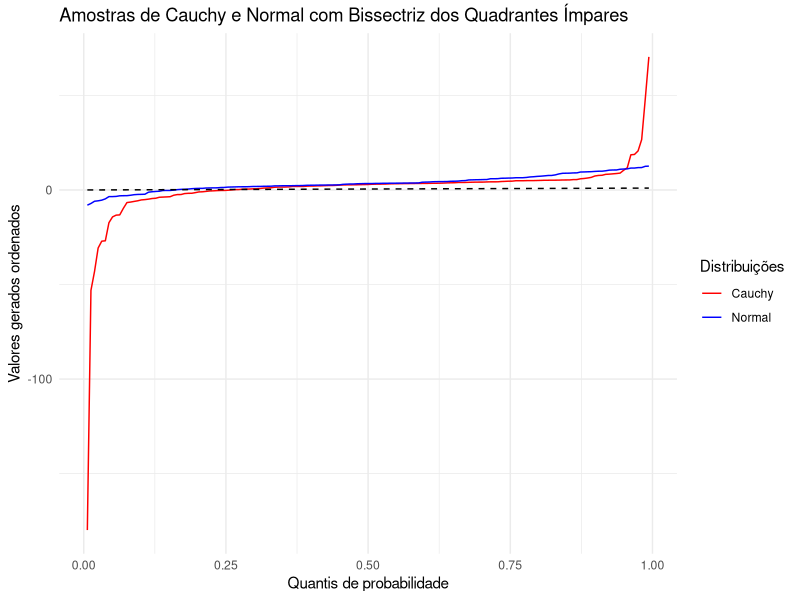
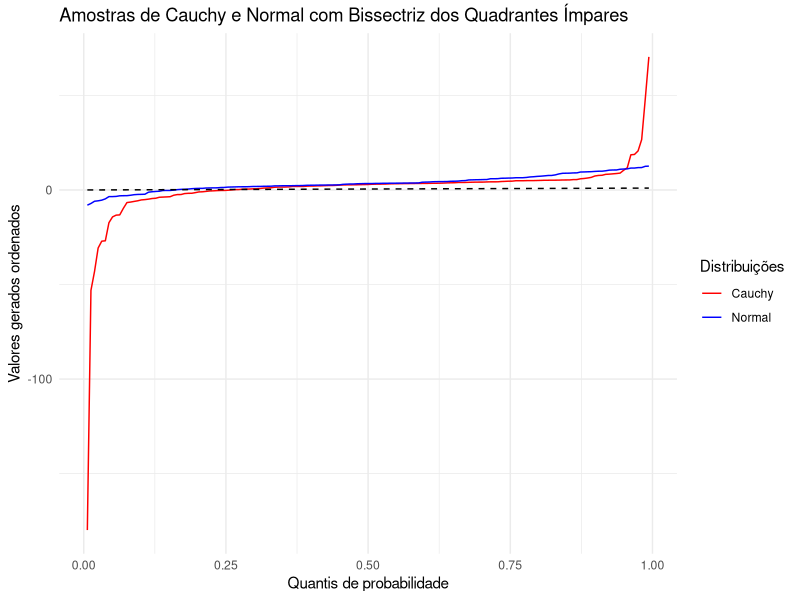

These figures' R source, in order:
library(ggplot2)

# Fixar a semente para reprodutibilidade
set.seed(1544)

# Parâmetros da distribuição de Cauchy
location <- 3.2
scale <- 2

# Tamanho da amostra
n <- 157

# Gerar amostra de Cauchy
cauchy_sample <- rcauchy(n, location = location, scale = scale)

# Ordenar os valores gerados
sorted_cauchy_sample <- sort(cauchy_sample)

# Calcular os quantis
quantiles <- (1:n) / (n + 1)

# Criar um data frame com os valores de Cauchy ordenados e os quantis
cauchy_data <- data.frame(Quantile = quantiles, Value = sorted_cauchy_sample)

# Parâmetros da distribuição normal
mean_normal <- 3.4
sd_normal <- 4

# Gerar amostra da distribuição normal
normal_sample <- rnorm(n, mean = mean_normal, sd = sd_normal)

# Ordenar os valores gerados da distribuição normal
sorted_normal_sample <- sort(normal_sample)

# Criar um data frame com os valores da distribuição normal ordenados e os quantis
normal_data <- data.frame(Quantile = quantiles, Value = sorted_normal_sample)

# Criar um data frame com os quantis ímpares e a bissectriz
odd_quantiles <- quantiles[seq(1, n, by = 2)]
bisector <- odd_quantiles

# Criar um data frame para a bissectriz
bisector_data <- data.frame(Quantile = odd_quantiles, Value = bisector)

# Criar o gráfico
ggplot() +
    geom_line(data = cauchy_data, aes(x = Quantile, y = Value, color = "Cauchy"), linetype = "solid") +
    geom_line(data = normal_data, aes(x = Quantile, y = Value, color = "Normal"), linetype = "solid") +
    geom_line(data = bisector_data, aes(x = Quantile, y = Value), linetype = "dashed") +
    labs(
        x = "Quantis de probabilidade", y = "Valores gerados ordenados",
        title = "Amostras de Cauchy e Normal com Bissectriz dos Quadrantes Ímpares"
    ) +
    theme_minimal() +
    scale_color_manual(values = c("Cauchy" = "red", "Normal" = "blue")) +
    guides(color = guide_legend(title = "Distribuições"))

# Salvar o gráfico em um arquivo PDF
ggsave(filename = "cauchy_normal_plot.pdf", width = 10, height = 10)
